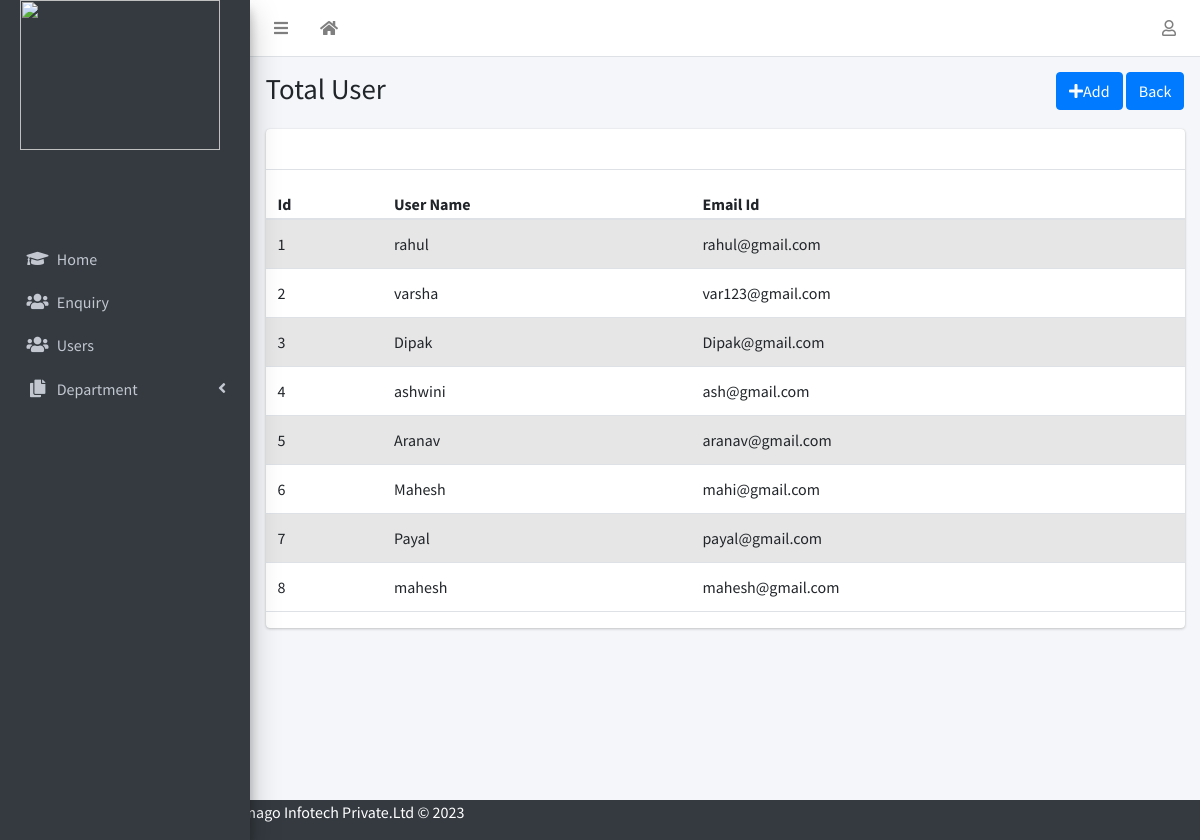
Screenshot of /user_list/ with the database file from the repository.
### emanage/models.py (models this page shows)
class User(AbstractUser):
    is_admin= models.BooleanField('Is admin',default=False)
    is_enquiry = models.BooleanField('Is enquiry',default=False)
    is_account = models.BooleanField('Is account',default=False)
    is_it = models.BooleanField('Is it',default=False)
    is_hr = models.BooleanField('Is hr',default=False)
    is_training = models.BooleanField('Is training',default=False)

### emanage/views.py (the view)
# urls.py: path('user_list/',views.userlist,name='user_list'),
def userlist(request):
    all_user=User.objects.all()
    return render(request,'admin/userlist.html',{'all_user':all_user})

### template/admin/userlist.html
{% extends 'admin/base.html' %}
{% block title %}Total User{% endblock title %}
{% block breadcrumb %}
<a class="btn btn-primary" href="{% url 'emanage:register' %}"><i
  class="fas fa-plus"></i>Add</a>
<a class="btn btn-primary" href="{% url 'emanage:admin_page' %}"> Back</a>
{% endblock breadcrumb %}
{% block content %}
<div class="table-responsive">
<table class="table table-striped" id="enqtable">
  <thead style="position:sticky;top:10px;">
    <tr>
       <th>Id</th>
      <th>User Name</th>
      <th>Email Id</th>
    </tr>
  </thead>
  <tbody>
  {% for xyz in all_user %}
    <tr>
        <td>{{xyz.id}}</td>
        <td >{{xyz.username}}</td>
        <td>{{xyz.email}}</td>
     </tr>
  {% endfor %}
  </tbody>
</table>
</div>
{% endblock %}

### rows the page displays
User: id "1", username "rahul", email "rahul@gmail.com"
User: id "2", username "varsha", email "var123@gmail.com"
User: id "3", username "Dipak", email "Dipak@gmail.com"
User: id "4", username "ashwini", email "ash@gmail.com"
User: id "5", username "Aranav", email "aranav@gmail.com"
User: id "6", username "Mahesh", email "mahi@gmail.com"
User: id "7", username "Payal", email "payal@gmail.com"
User: id "8", username "mahesh", email "mahesh@gmail.com"
